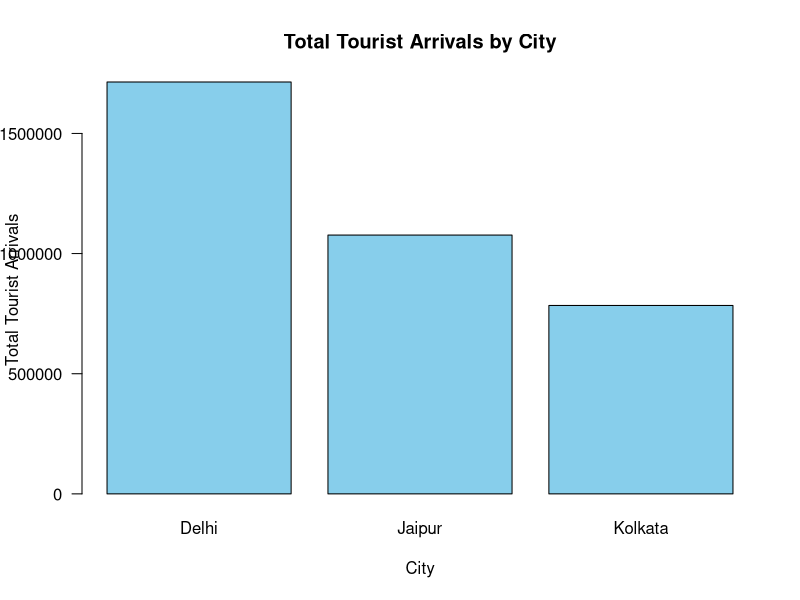
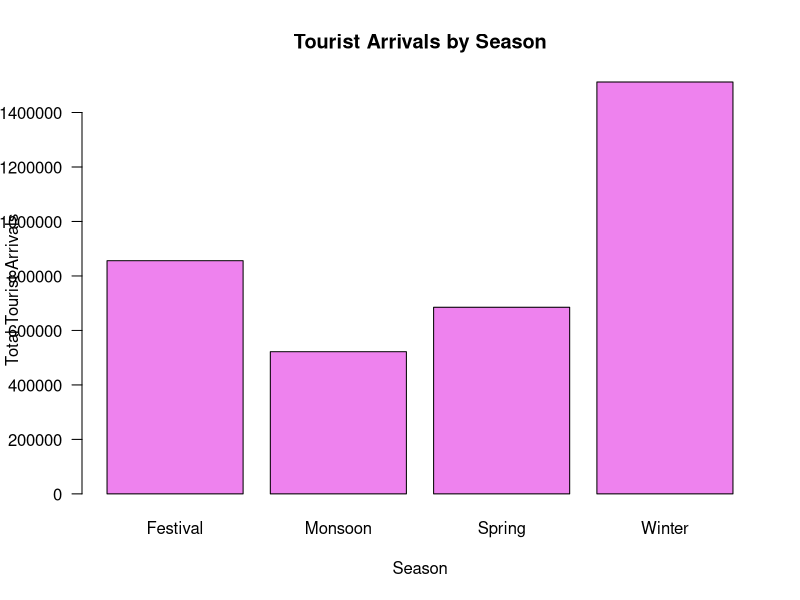
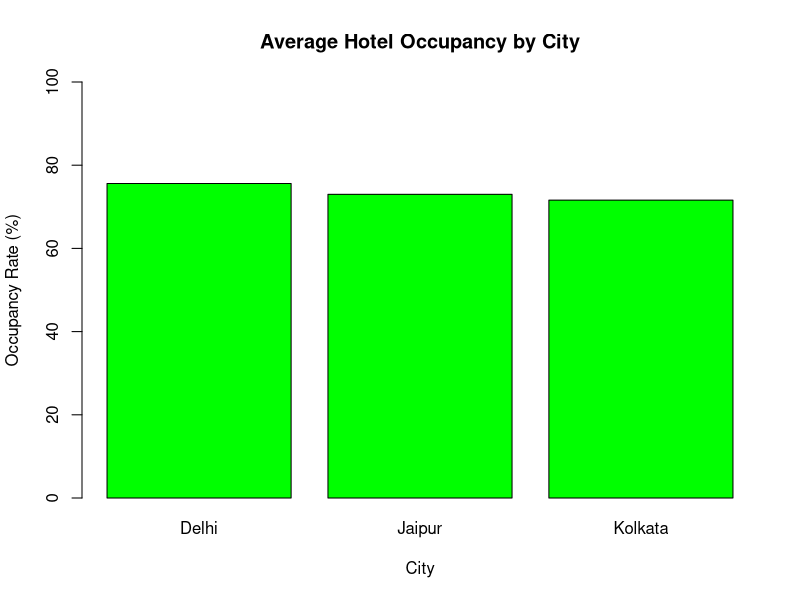
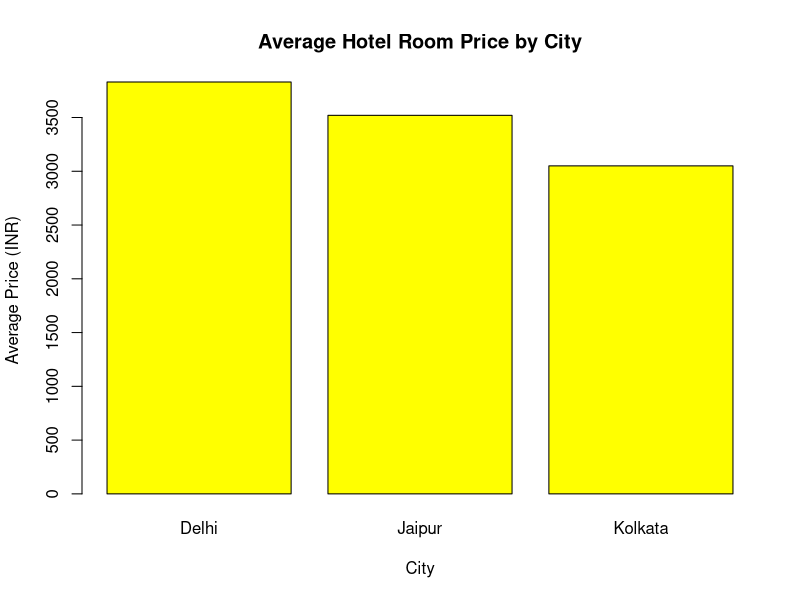
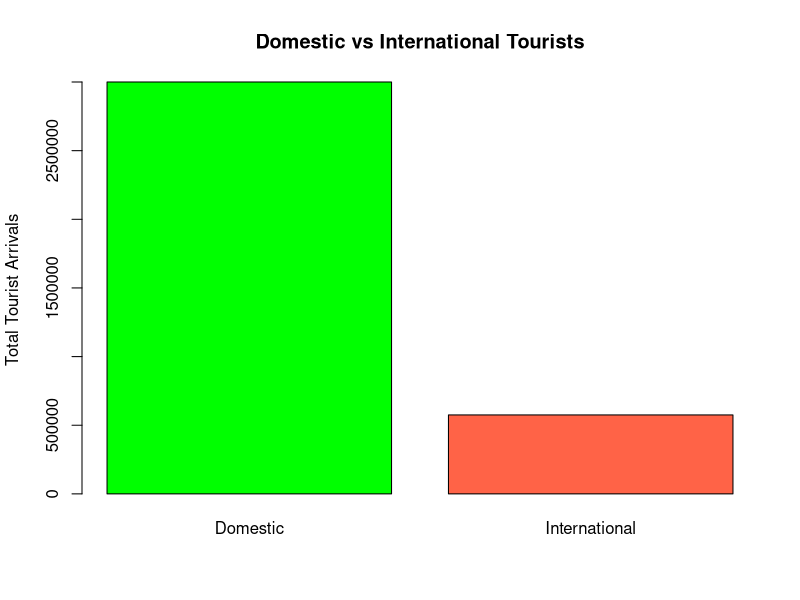
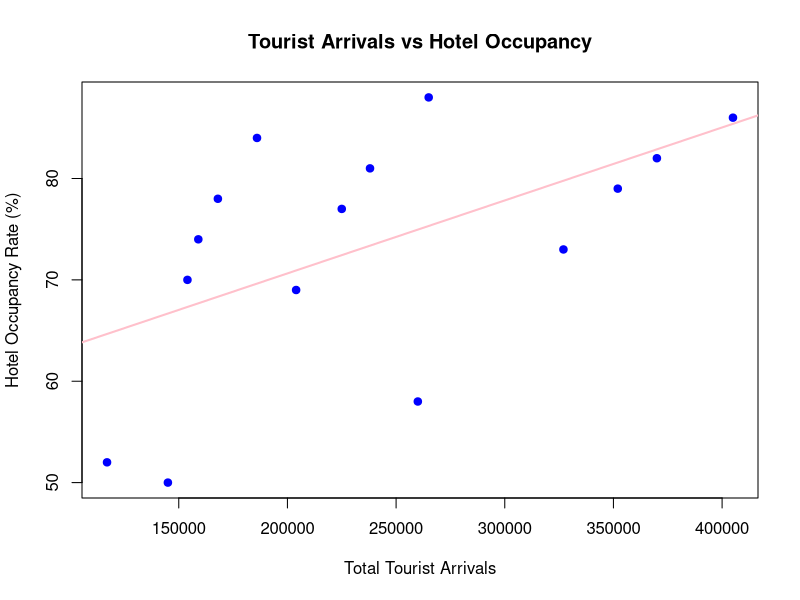

Write R code to recreate these figures, in order.
## ---- chunk 1
library(readr)

# Import the dataset
data <- read_csv(
  "Small_City_Tourism_Hotel_Occupancy_Dataset.csv",
  show_col_types = FALSE
)

# Correct city and season names
data$City <- tools::toTitleCase(
  tolower(trimws(data$City))
)

data$Season <- tools::toTitleCase(
  tolower(trimws(data$Season))
)

# Display first six records
head(data)
## ---- chunk 2
# Average tourist arrivals
mean(data$Total_Tourist_Arrivals)

# Median tourist arrivals
median(data$Total_Tourist_Arrivals)

# Minimum tourist arrivals
min(data$Total_Tourist_Arrivals)

# Maximum tourist arrivals
max(data$Total_Tourist_Arrivals)

# Average hotel occupancy rate
mean(data$Hotel_Occupancy_Rate_Percent)

# Average hotel room price
mean(data$Average_Hotel_Room_Price_INR)
## ---- chunk 3
city_arrivals <- aggregate(
  Total_Tourist_Arrivals ~ City,
  data = data,
  FUN = sum
)

knitr::kable(city_arrivals)
## ---- chunk 4
barplot(
  city_arrivals$Total_Tourist_Arrivals,
  names.arg = city_arrivals$City,
  col = "skyblue",
  main = "Total Tourist Arrivals by City",
  xlab = "City",
  ylab = "Total Tourist Arrivals",
  las = 1
)
## ---- chunk 5
season_arrivals <- aggregate(
  Total_Tourist_Arrivals ~ Season,
  data = data,
  FUN = sum
)

knitr::kable(season_arrivals)
## ---- chunk 6
barplot(
  season_arrivals$Total_Tourist_Arrivals,
  names.arg = season_arrivals$Season,
  col = "violet",
  main = "Tourist Arrivals by Season",
  xlab = "Season",
  ylab = "Total Tourist Arrivals",
  las = 1
)
## ---- chunk 7
# Calculate average occupancy rate for each city

city_occupancy <- aggregate(
  Hotel_Occupancy_Rate_Percent ~ City,
  data = data,
  FUN = mean
)

# Display the table
knitr::kable(city_occupancy, digits = 2)
## ---- chunk 8
barplot(
  city_occupancy$Hotel_Occupancy_Rate_Percent,
  names.arg = city_occupancy$City,
  col = "green",
  main = "Average Hotel Occupancy by City",
  xlab = "City",
  ylab = "Occupancy Rate (%)",
  ylim = c(0, 100)
)
## ---- chunk 9
city_prices <- aggregate(
  Average_Hotel_Room_Price_INR ~ City,
  data = data,
  FUN = mean
)

knitr::kable(city_prices, digits = 2)
## ---- chunk 10
barplot(
  city_prices$Average_Hotel_Room_Price_INR,
  names.arg = city_prices$City,
  col = "yellow",
  main = "Average Hotel Room Price by City",
  xlab = "City",
  ylab = "Average Price (INR)"
)
## ---- chunk 11
tourist_type <- data.frame(
  Tourist_Type = c("Domestic", "International"),
  Total = c(
    sum(data$Domestic_Tourist_Arrivals),
    sum(data$International_Tourist_Arrivals)
  )
)

knitr::kable(tourist_type)
## ---- chunk 12
barplot(
  tourist_type$Total,
  names.arg = tourist_type$Tourist_Type,
  col = c("green", "tomato"),
  main = "Domestic vs International Tourists",
  ylab = "Total Tourist Arrivals"
)
## ---- chunk 13
plot(
  data$Total_Tourist_Arrivals,
  data$Hotel_Occupancy_Rate_Percent,
  main = "Tourist Arrivals vs Hotel Occupancy",
  xlab = "Total Tourist Arrivals",
  ylab = "Hotel Occupancy Rate (%)",
  pch = 19,
  col = "blue"
)

abline(
  lm(
    Hotel_Occupancy_Rate_Percent ~ Total_Tourist_Arrivals,
    data = data
  ),
  col = "pink",
  lwd = 2
)
## ---- chunk 14
cor(
  data$Total_Tourist_Arrivals,
  data$Hotel_Occupancy_Rate_Percent
)
## ---- chunk 15
highest_city <- city_arrivals[
  which.max(city_arrivals$Total_Tourist_Arrivals), ]

highest_season <- season_arrivals[
  which.max(season_arrivals$Total_Tourist_Arrivals), ]

highest_occupancy <- city_occupancy[
  which.max(city_occupancy$Hotel_Occupancy_Rate_Percent), ]

highest_price <- city_prices[
  which.max(city_prices$Average_Hotel_Room_Price_INR), ]

cat("City with highest tourist arrivals:",
    highest_city$City, "\n")

cat("Season with highest tourist arrivals:",
    highest_season$Season, "\n")

cat("City with highest average occupancy:",
    highest_occupancy$City, "\n")

cat("City with highest average room price:",
    highest_price$City, "\n")
## ---- chunk 16

## ---- chunk 17

## ---- chunk 18

## ---- chunk 19

## ---- chunk 20
knitr::opts_chunk$set(echo = TRUE)
